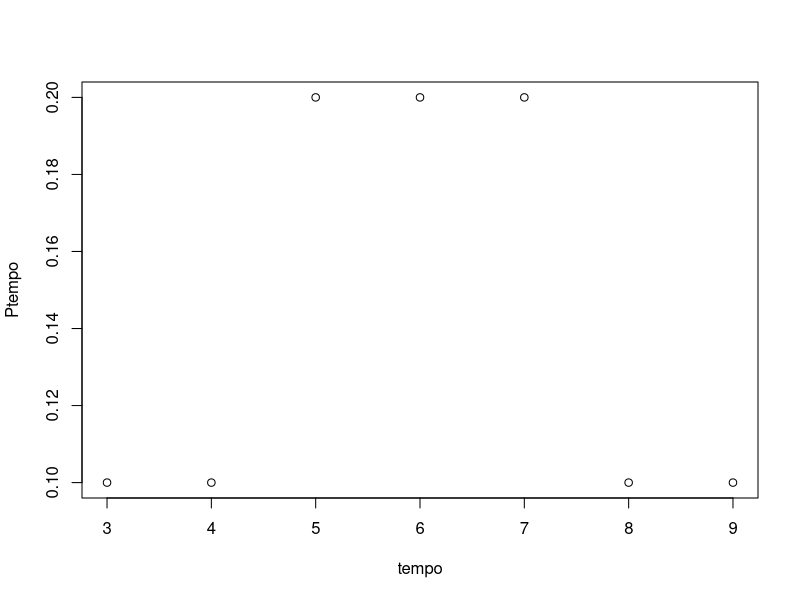
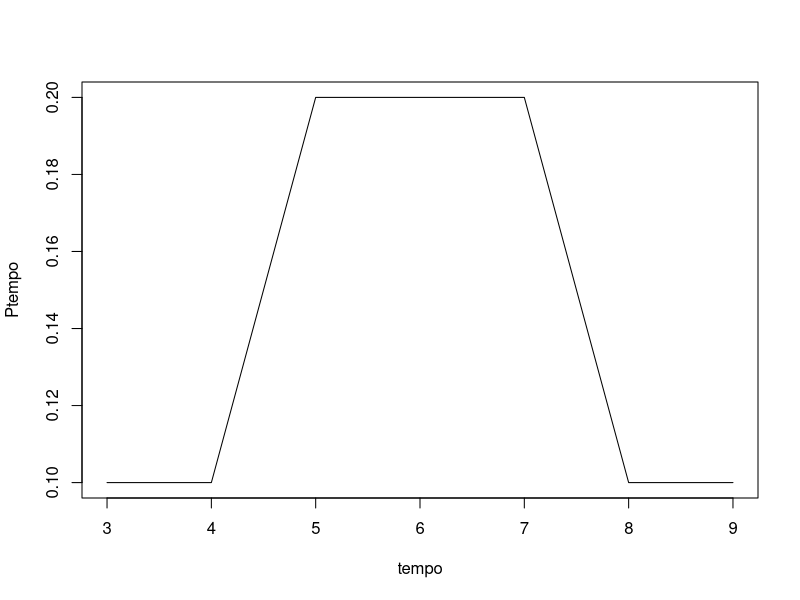
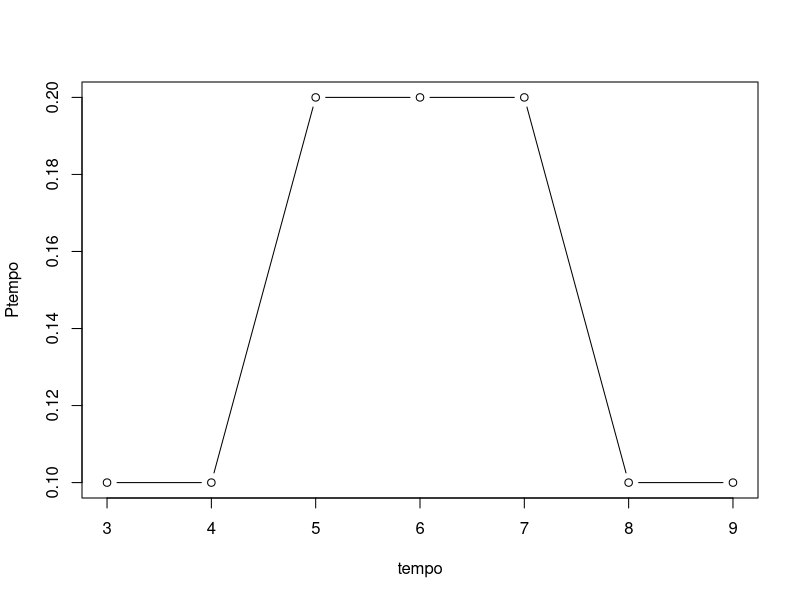
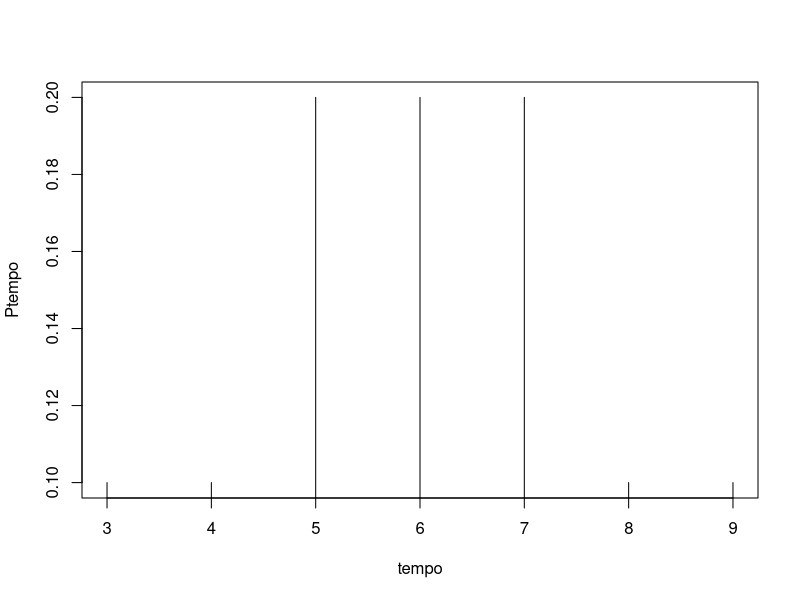
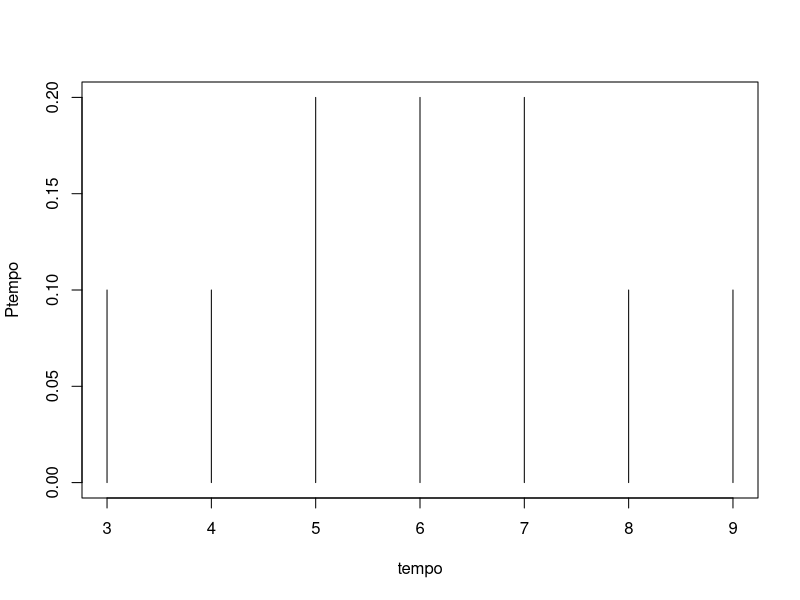
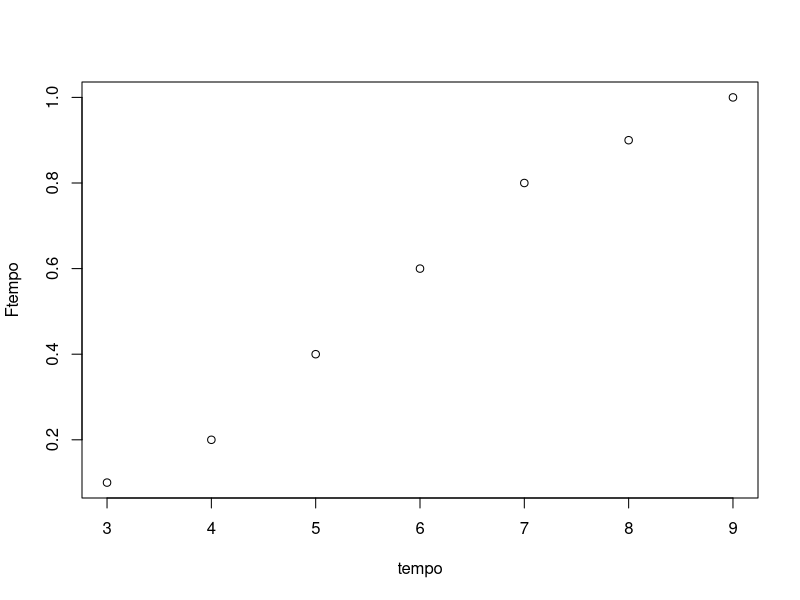
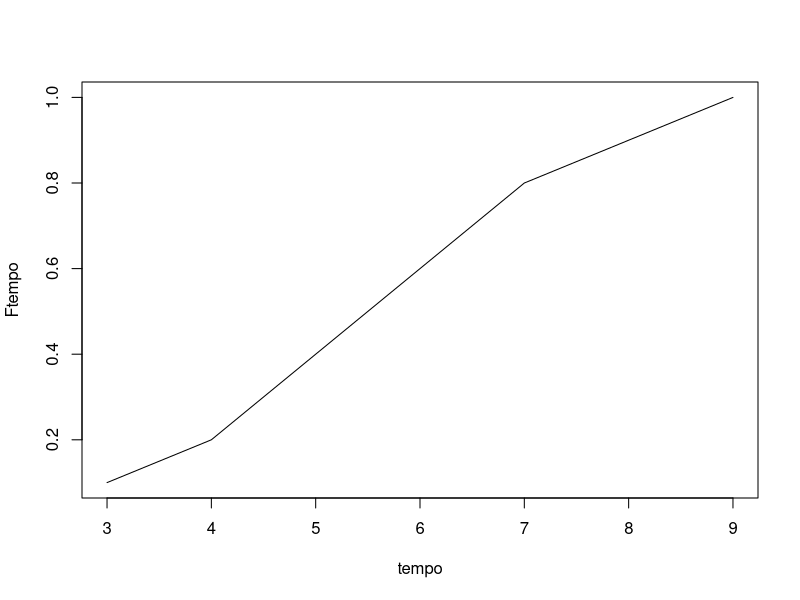
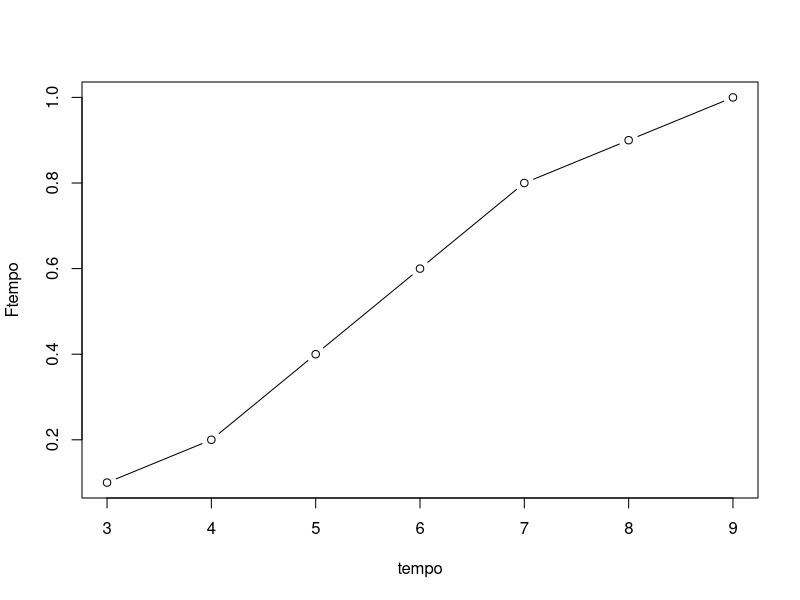

Write R code to recreate these figures, in order.
##
## Exemplo 1
##
## fonte:
## https://silviashimakura.github.io/CE3012025/listas/202-exercicios-variaveis-aleatorias.pdf
## Exercício 5

tempo <- 3:9
Ptempo <- c(0.1, 0.1, 0.2, 0.2, 0.2, 0.1, 0.1)
rbind(tempo, Ptempo)

## P[T = t]  qual gráfico é o mais adequado?
plot(tempo, Ptempo)
plot(tempo, Ptempo, type = "l")
plot(tempo, Ptempo, type = "b")
plot(tempo, Ptempo, type = "h")

plot(tempo, Ptempo, type = "h", ylim = c(0, 0.20))

## F(t) = P[T <= t]
Ftempo <- cumsum(Ptempo)
Ftempo
rbind(tempo, Ptempo, Ftempo)

## F(T) = P[T <= t]  qual gráfico é o mais adequado?
plot(tempo, Ftempo)
plot(tempo, Ftempo, type = "l")
plot(tempo, Ftempo, type = "b")
plot(tempo, Ftempo, type = "h")
plot(tempo, Ftempo, type = "S")
plot(tempo, Ftempo, type = "s")

plot(tempo, Ftempo, type = "s", ylim = c(0, 1))

plot(c(2, tempo, 10), c(0, Ftempo, 1), type = "n", xlab = "tempo", ylab = "F(temp0)")
points(tempo, Ftempo, type = "p", pch = 19)
segments(c(2, tempo), c(0, Ftempo), c(tempo, 10), c(0, Ftempo), pch = 19)

par(mfrow = c(1,2), mar = c(3.5, 3.5, 0.5, 0.5), mgp = c(2,1,0))
plot(tempo, Ptempo, type = "h", ylim = c(0, 0.20))

plot(c(2, tempo, 10), c(0, Ftempo, 1), type = "n", xlab = "tempo", ylab = "F(temp0)")
points(tempo, Ftempo, type = "p", pch = 19)
segments(c(2, tempo), c(0, Ftempo), c(tempo, 10), c(0, Ftempo), pch = 19)

(Etempo <- sum(tempo * Ptempo))
(Vtempo <- sum(((tempo - Etempo)^2) * Ptempo))
## ou
(Vtempo <- sum((tempo^2) * Ptempo) - Etempo^2)

## Enunciado define uma outro variável: pontos
pontos <- 10:4
Ppontos <- Ptempo
rbind(pontos, Ppontos)

pontos <- rev(pontos)
Ppontos <- rev(Ppontos)
rbind(pontos, Ppontos)

Fpontos <- cumsum(Ppontos)
rbind(pontos, Ppontos, Fpontos)

(Epontos <- sum(pontos * Ppontos))
(Vpontos <- sum(((pontos - Epontos)^2) * Ppontos))

## Perguntas adicionais
## P[pontos = 4]
Ppontos[pontos == 4]

## P[pontos = 4 ou pontos = 7]
sum(Ppontos[pontos == 4 | pontos == 7])

## P[pontos <= 7]
sum(Ppontos[pontos <= 7]) 
Fpontos[pontos == 7]

## P[pontos > 6]
sum(Ppontos[pontos > 6])
1 - Fpontos[pontos == 6]

##
par(mfrow = c(1,1))
rm(tempo, Ptempo, Ftempo, Etempo, Vtempo, pontos, Ppontos, Epontos, Vpontos)
##
## Fim do Exemplo 1
##

##
## Exercício: Fazer versão computacional dos exercícios 2, 3, 6, 11
##

##
## Exemplo 2
##
## fonte:
## https://silviashimakura.github.io/CE3012025/listas/202-exercicios-variaveis-aleatorias.pdf
## Exercício 13
fy <- function(y){
    res <- numeric(length(y))
    ind1 <- y >= 0 & y < 2
    ind2 <- y >= 2 & y <= 6
    res[ind1] <- 1/4
    res[ind2] <- 1/8
    return(res)
}
curve(fy, from = -0.2, to = 6.2)
(2-0)*(1/4) + (6-2)*(1/8)
integrate(fy, 0, 6)$value

Fy <- function(y){
    res <- numeric(length(y))
    ind1 <- y >= 0 & y < 2
    ind2 <- y >= 2 & y <= 6
    res[ind1] <- (1/4)*(y[ind1])
    res[ind2] <- (1/2) + (1/8)*(y[ind2] - 2)
    res[y > 6] <- 1
    return(res)
}
curve(Fy, from = -0.2, to = 6.2)


## a) P[Y > 3]
(6-3)*(1/8)
integrate(fy, 3, 6)$value
1 - Fy(3)

## b) P[1 < Y <= 4]
(2-1)*(1/4) + (4-2)*(1/8)
integrate(fy, 1, 4)$value
Fy(4) - Fy(1)

## c) P[Y < 3| Y >= 1] = P[1 <= Y < 3]/P[Y >= 1] 
((2-1)*(1/4) + (3-2)*(1/8))
(1-(1-0)*(1/4))
((2-1)*(1/4) + (3-2)*(1/8))/(1-(1-0)*(1/4))
integrate(fy, 1, 3)$value
integrate(fy, 1, 6)$value
integrate(fy, 1, 3)$value/integrate(fy, 1, 6)$value
(Fy(3)-Fy(1))/(1 - Fy(1))

## d) b tal que P[Y > b] = 0.6
##    b é o *quantil* 0.4  (P[Y < b] = 0.4)
invFy <- function(p){
    if(any(p < 0 | p > 1)) stop("valor de p não permitido")
    y <- numeric(length(p))
    ind1 <- p >= 0 & p < 1/2
    ind2 <- p >= 1/2 & p <= 1
    y[ind1] <- 4*(p[ind1])
    y[ind2] <- 2 + 8*(p[ind2] - 0.5)
    return(y)
}
invFy(0.40)
Fy(1.6)

## outros exemplos
Fy(1.5)
invFy(0.375)
Fy(4.5)
invFy(0.8125)
invFy(c(0.25, 0.50, 0.75))

## e) Valor esperado e variância
Efun <- function(y) y * fy(y)
(EY <- integrate(Efun, lower = 0, upper = 6)$value)
E2fun <- function(y) y^2 * fy(y)
(EY2 <- integrate(E2fun, lower = 0, upper = 6)$value)
(VarY <- EY2 - EY^2)
## ou
Vfun <- function(y) (y-EY)^2 * fy(y)
integrate(Vfun, lower = 0, upper = 6)

rm(fy, Fy, EY, EY2, VarY)
##
## fim exemplo 2
##

##
## Exercício: Fazer versão computacional do exercício 8
##

##
## Exemplo 3
##
## fonte:
## https://silviashimakura.github.io/CE3012025/listas/202-exercicios-variaveis-aleatorias.pdf
## Exercício 14

fy <- function(y){
    res <- numeric(length(y))
    ind <- y >= 0.5 & y < 2
    res[ind] <- (8/9)*y[ind] - 4/9
    res
}

fy(1) 
MASS::fractions(fy(1))
fy(c(0.3, 0.5, 1, 1.5, 2, 2.5))

y.seq <- seq(0.4, 2.1, length = 101)
fy.seq <- fy(y.seq)
plot(y.seq, fy.seq, type = "l")
## forma laternativa de produzir o gráfico:
curve(fy(x), from = 0.4, to = 2.1)

integrate(fy, 0.5, 2)$value

## F(y) = (8/9)[y^2/2 - 0.5^2/2] - (4/9)(x - 0.5)
Fy <- function(y){
    res <- numeric(length(y))
    ind <- y >= 0.5 & y < 2
    res[ind] <- (8/9)*((y[ind]^2)/2- (0.5^2)/2) - (4/9)*(y[ind]-0.5)
    res[y >= 2] <-  1    
    return(res)
}
curve(Fy(x), from = 0.4, to = 2.1)

## a) P[Y < 0.8]
(0.8-0.5)*fy(0.8)/2
integrate(fy, 0.5, 0.8)$value
Fy(0.8)

## b) P[Y > 1.5 | Y >= 1] = P[Y > 1.5 & Y >= 1]/P[Y >= 1] = P[Y > 1.5]/P[Y >= 1] 
1 - (1.5 - 0.5)*fy(1.5)/2  ## P[Y > 1.5]
1 - (1.0 - 0.5)*fy(1.1)/2  ## P[Y > 1.0]
(1 - (1.5 - 0.5)*fy(1.5)/2)/(1 - (1.0 - 0.5)*fy(1.0)/2)  ## P[Y > 1,5] / P[Y > 1.0]
integrate(fy, 1.5, 2)$value/integrate(fy, 1, 2)$value
(1-Fy(1.5))/(1-Fy(1.0))

## c) Valor esperado e variância
Efun <- function(y) y * fy(y)
(EY <- integrate(Efun, lower = 0.5, upper = 2)$value)
E2fun <- function(y) y^2 * fy(y)
(EY2 <- integrate(E2fun, lower = 0.5, upper = 2)$value)
(VarY <- EY2 - EY^2)
## ou
Vfun <- function(y) (y-EY)^2 * fy(y)
integrate(Vfun, lower = 0.5, upper = 2)$value

rm(fy, Fy, y.seq, fy.seq, EY, EY2, VarY)
##
## Fim do exemplo 3
##

##
## Exercício: Fazer versão computacional dos exercícios 12 e 16
##            - definir e plotar a função de densidade f(y)

